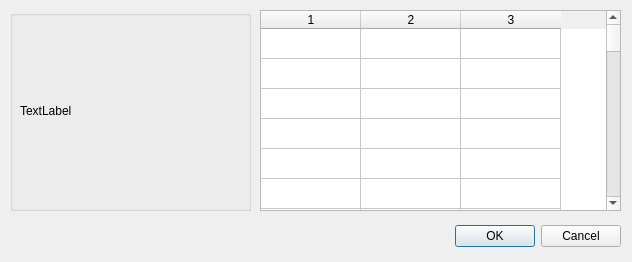
<?xml version="1.0" encoding="UTF-8"?>
<ui version="4.0">
 <class>Dialog</class>
 <widget class="QDialog" name="Dialog">
  <property name="geometry">
   <rect>
    <x>0</x>
    <y>0</y>
    <width>632</width>
    <height>262</height>
   </rect>
  </property>
  <property name="windowTitle">
   <string>Dialog</string>
  </property>
  <widget class="QDialogButtonBox" name="buttonBox">
   <property name="geometry">
    <rect>
     <x>280</x>
     <y>220</y>
     <width>341</width>
     <height>32</height>
    </rect>
   </property>
   <property name="orientation">
    <enum>Qt::Horizontal</enum>
   </property>
   <property name="standardButtons">
    <set>QDialogButtonBox::Cancel|QDialogButtonBox::Ok</set>
   </property>
  </widget>
  <widget class="QTableWidget" name="tableWidget">
   <property name="geometry">
    <rect>
     <x>260</x>
     <y>10</y>
     <width>361</width>
     <height>201</height>
    </rect>
   </property>
   <property name="rowCount">
    <number>999</number>
   </property>
   <property name="columnCount">
    <number>3</number>
   </property>
   <attribute name="horizontalHeaderVisible">
    <bool>true</bool>
   </attribute>
   <attribute name="horizontalHeaderHighlightSections">
    <bool>true</bool>
   </attribute>
   <attribute name="verticalHeaderVisible">
    <bool>false</bool>
   </attribute>
   <row/>
   <row/>
   <row/>
   <row/>
   <row/>
   <row/>
   <row/>
   <row/>
   <row/>
   <row/>
   <row/>
   <row/>
   <row/>
   <row/>
   <row/>
   <row/>
   <row/>
   <row/>
   <row/>
   <row/>
   <row/>
   <row/>
   <row/>
   <row/>
   <row/>
   <row/>
   <row/>
   <row/>
   <row/>
   <row/>
   <row/>
   <row/>
   <row/>
   <row/>
   <row/>
   <row/>
   <row/>
   <row/>
   <row/>
   <row/>
   <row/>
   <row/>
   <row/>
   <row/>
   <row/>
   <row/>
   <row/>
   <row/>
   <row/>
   <row/>
   <row/>
   <row/>
   <row/>
   <row/>
   <row/>
   <row/>
   <row/>
   <row/>
   <row/>
   <row/>
   <row/>
   <row/>
   <row/>
   <row/>
   <row/>
   <row/>
   <row/>
   <row/>
   <row/>
   <row/>
   <row/>
   <row/>
   <row/>
   <row/>
   <row/>
   <row/>
   <row/>
   <row/>
   <row/>
   <row/>
   <row/>
   <row/>
   <row/>
   <row/>
   <row/>
   <row/>
   <row/>
   <row/>
   <row/>
   <row/>
   <row/>
   <row/>
   <row/>
   <row/>
   <row/>
   <row/>
   <row/>
   <row/>
   <row/>
   <row/>
   <row/>
   <row/>
   <row/>
   <row/>
   <row/>
   <row/>
   <row/>
   <row/>
   <row/>
   <row/>
   <row/>
   <row/>
   <row/>
   <row/>
   <row/>
   <row/>
   <row/>
   <row/>
   <row/>
   <row/>
   <row/>
   <row/>
   <row/>
   <row/>
   <row/>
   <row/>
   <row/>
   <row/>
   <row/>
   <row/>
   <row/>
   <row/>
   <row/>
   <row/>
   <row/>
   <row/>
   <row/>
   <row/>
   <row/>
   <row/>
   <row/>
   <row/>
   <row/>
   <row/>
   <row/>
   <row/>
   <row/>
   <row/>
   <row/>
   <row/>
   <row/>
   <row/>
   <row/>
   <row/>
   <row/>
   <row/>
   <row/>
   <row/>
   <row/>
   <row/>
   <row/>
   <row/>
   <row/>
   <row/>
   <row/>
   <row/>
   <row/>
   <row/>
   <row/>
   <row/>
   <row/>
   <row/>
   <row/>
   <row/>
   <row/>
   <row/>
   <row/>
   <row/>
   <row/>
   <row/>
   <row/>
   <row/>
   <row/>
   <row/>
   <row/>
   <row/>
   <row/>
   <row/>
   <row/>
   <row/>
   <row/>
   <row/>
   <row/>
   <row/>
   <row/>
   <row/>
   <row/>
   <row/>
   <row/>
   <row/>
   <row/>
   <row/>
   <row/>
   <row/>
   <row/>
   <row/>
   <row/>
   <row/>
   <row/>
   <row/>
   <row/>
   <row/>
   <row/>
   <row/>
   <row/>
   <row/>
   <row/>
   <row/>
   <row/>
   <row/>
   <row/>
   <row/>
   <row/>
   <row/>
   <row/>
   <row/>
   <row/>
   <row/>
   <row/>
   <row/>
   <row/>
   <row/>
   <row/>
   <row/>
   <row/>
   <row/>
   <row/>
   <row/>
   <row/>
   <row/>
   <row/>
   <row/>
   <row/>
   <row/>
   <row/>
   <row/>
   <row/>
   <row/>
   <row/>
   <row/>
   <row/>
   <row/>
   <row/>
   <row/>
   <row/>
   <row/>
   <row/>
   <row/>
   <row/>
   <row/>
   <row/>
   <row/>
   <row/>
   <row/>
   <row/>
   <row/>
   <row/>
   <row/>
   <row/>
   <row/>
   <row/>
   <row/>
   <row/>
   <row/>
   <row/>
   <row/>
   <row/>
   <row/>
   <row/>
   <row/>
   <row/>
   <row/>
   <row/>
   <row/>
   <row/>
   <row/>
   <row/>
   <row/>
   <row/>
   <row/>
   <row/>
   <row/>
   <row/>
   <row/>
   <row/>
   <row/>
   <row/>
   <row/>
   <row/>
   <row/>
   <row/>
   <row/>
   <row/>
   <row/>
   <row/>
   <row/>
   <row/>
   <row/>
   <row/>
   <row/>
   <row/>
   <row/>
   <row/>
   <row/>
   <row/>
   <row/>
   <row/>
   <row/>
   <row/>
   <row/>
   <row/>
   <row/>
   <row/>
   <row/>
   <row/>
   <row/>
   <row/>
   <row/>
   <row/>
   <row/>
   <row/>
   <row/>
   <row/>
   <row/>
   <row/>
   <row/>
   <row/>
   <row/>
   <row/>
   <row/>
   <row/>
   <row/>
   <row/>
   <row/>
   <row/>
   <row/>
   <row/>
   <row/>
   <row/>
   <row/>
   <row/>
   <row/>
   <row/>
   <row/>
   <row/>
   <row/>
   <row/>
   <row/>
   <row/>
   <row/>
   <row/>
   <row/>
   <row/>
   <row/>
   <row/>
   <row/>
   <row/>
   <row/>
   <row/>
   <row/>
   <row/>
   <row/>
   <row/>
   <row/>
   <row/>
   <row/>
   <row/>
   <row/>
   <row/>
   <row/>
   <row/>
   <row/>
   <row/>
   <row/>
   <row/>
   <row/>
   <row/>
   <row/>
   <row/>
   <row/>
   <row/>
   <row/>
   <row/>
   <row/>
   <row/>
   <row/>
   <row/>
   <row/>
   <row/>
   <row/>
   <row/>
   <row/>
   <row/>
   <row/>
   <row/>
   <row/>
   <row/>
   <row/>
   <row/>
   <row/>
   <row/>
   <row/>
   <row/>
   <row/>
   <row/>
   <row/>
   <row/>
   <row/>
   <row/>
   <row/>
   <row/>
   <row/>
   <row/>
   <row/>
   <row/>
   <row/>
   <row/>
   <row/>
   <row/>
   <row/>
   <row/>
   <row/>
   <row/>
   <row/>
   <row/>
   <row/>
   <row/>
   <row/>
   <row/>
   <row/>
   <row/>
   <row/>
   <row/>
   <row/>
   <row/>
   <row/>
   <row/>
   <row/>
   <row/>
   <row/>
   <row/>
   <row/>
   <row/>
   <row/>
   <row/>
   <row/>
   <row/>
   <row/>
   <row/>
   <row/>
   <row/>
   <row/>
   <row/>
   <row/>
   <row/>
   <row/>
   <row/>
   <row/>
   <row/>
   <row/>
   <row/>
   <row/>
   <row/>
   <row/>
   <row/>
   <row/>
   <row/>
   <row/>
   <row/>
   <row/>
   <row/>
   <row/>
   <row/>
   <row/>
   <row/>
   <row/>
   <row/>
   <row/>
   <row/>
   <row/>
   <row/>
   <row/>
   <row/>
   <row/>
   <row/>
   <row/>
   <row/>
   <row/>
   <row/>
   <row/>
   <row/>
   <row/>
   <row/>
   <row/>
   <row/>
   <row/>
   <row/>
   <row/>
   <row/>
   <row/>
   <row/>
   <row/>
   <row/>
   <row/>
   <row/>
   <row/>
   <row/>
   <row/>
   <row/>
   <row/>
   <row/>
   <row/>
   <row/>
   <row/>
   <row/>
   <row/>
   <row/>
   <row/>
   <row/>
   <row/>
   <row/>
   <row/>
   <row/>
   <row/>
   <row/>
   <row/>
   <row/>
   <row/>
   <row/>
   <row/>
   <row/>
   <row/>
   <row/>
   <row/>
   <row/>
   <row/>
   <row/>
   <row/>
   <row/>
   <row/>
   <row/>
   <row/>
   <row/>
   <row/>
   <row/>
   <row/>
   <row/>
   <row/>
   <row/>
   <row/>
   <row/>
   <row/>
   <row/>
   <row/>
   <row/>
   <row/>
   <row/>
   <row/>
   <row/>
   <row/>
   <row/>
   <row/>
   <row/>
   <row/>
   <row/>
   <row/>
   <row/>
   <row/>
   <row/>
   <row/>
   <row/>
   <row/>
   <row/>
   <row/>
   <row/>
   <row/>
   <row/>
   <row/>
   <row/>
   <row/>
   <row/>
   <row/>
   <row/>
   <row/>
   <row/>
   <row/>
   <row/>
   <row/>
   <row/>
   <row/>
   <row/>
   <row/>
   <row/>
   <row/>
   <row/>
   <row/>
   <row/>
   <row/>
   <row/>
   <row/>
   <row/>
   <row/>
   <row/>
   <row/>
   <row/>
   <row/>
   <row/>
   <row/>
   <row/>
   <row/>
   <row/>
   <row/>
   <row/>
   <row/>
   <row/>
   <row/>
   <row/>
   <row/>
   <row/>
   <row/>
   <row/>
   <row/>
   <row/>
   <row/>
   <row/>
   <row/>
   <row/>
   <row/>
   <row/>
   <row/>
   <row/>
   <row/>
   <row/>
   <row/>
   <row/>
   <row/>
   <row/>
   <row/>
   <row/>
   <row/>
   <row/>
   <row/>
   <row/>
   <row/>
   <row/>
   <row/>
   <row/>
   <row/>
   <row/>
   <row/>
   <row/>
   <row/>
   <row/>
   <row/>
   <row/>
   <row/>
   <row/>
   <row/>
   <row/>
   <row/>
   <row/>
   <row/>
   <row/>
   <row/>
   <row/>
   <row/>
   <row/>
   <row/>
   <row/>
   <row/>
   <row/>
   <row/>
   <row/>
   <row/>
   <row/>
   <row/>
   <row/>
   <row/>
   <row/>
   <row/>
   <row/>
   <row/>
   <row/>
   <row/>
   <row/>
   <row/>
   <row/>
   <row/>
   <row/>
   <row/>
   <row/>
   <row/>
   <row/>
   <row/>
   <row/>
   <row/>
   <row/>
   <row/>
   <row/>
   <row/>
   <row/>
   <row/>
   <row/>
   <row/>
   <row/>
   <row/>
   <row/>
   <row/>
   <row/>
   <row/>
   <row/>
   <row/>
   <row/>
   <row/>
   <row/>
   <row/>
   <row/>
   <row/>
   <row/>
   <row/>
   <row/>
   <row/>
   <row/>
   <row/>
   <row/>
   <row/>
   <row/>
   <row/>
   <row/>
   <row/>
   <row/>
   <row/>
   <row/>
   <row/>
   <row/>
   <row/>
   <row/>
   <row/>
   <row/>
   <row/>
   <row/>
   <row/>
   <row/>
   <row/>
   <row/>
   <row/>
   <row/>
   <row/>
   <row/>
   <row/>
   <row/>
   <row/>
   <row/>
   <row/>
   <row/>
   <row/>
   <row/>
   <row/>
   <row/>
   <row/>
   <row/>
   <row/>
   <row/>
   <row/>
   <row/>
   <row/>
   <row/>
   <row/>
   <row/>
   <row/>
   <row/>
   <row/>
   <row/>
   <row/>
   <row/>
   <row/>
   <row/>
   <row/>
   <row/>
   <row/>
   <row/>
   <row/>
   <row/>
   <row/>
   <row/>
   <row/>
   <row/>
   <row/>
   <row/>
   <row/>
   <row/>
   <row/>
   <row/>
   <row/>
   <row/>
   <row/>
   <row/>
   <row/>
   <row/>
   <row/>
   <row/>
   <row/>
   <row/>
   <row/>
   <row/>
   <row/>
   <row/>
   <row/>
   <row/>
   <row/>
   <row/>
   <row/>
   <row/>
   <row/>
   <row/>
   <row/>
   <row/>
   <row/>
   <row/>
   <row/>
   <row/>
   <row/>
   <row/>
   <row/>
   <row/>
   <row/>
   <row/>
   <row/>
   <row/>
   <row/>
   <row/>
   <row/>
   <row/>
   <row/>
   <row/>
   <row/>
   <row/>
   <row/>
   <row/>
   <row/>
   <row/>
   <row/>
   <row/>
   <row/>
   <row/>
   <row/>
   <row/>
   <row/>
   <row/>
   <row/>
   <row/>
   <row/>
   <row/>
   <row/>
   <row/>
   <row/>
   <row/>
   <row/>
   <row/>
   <row/>
   <row/>
   <row/>
   <row/>
   <row/>
   <row/>
   <row/>
   <row/>
   <row/>
   <row/>
   <row/>
   <row/>
   <row/>
   <row/>
   <row/>
   <row/>
   <row/>
   <row/>
   <row/>
   <row/>
   <row/>
   <row/>
   <row/>
   <row/>
   <row/>
   <row/>
   <row/>
   <row/>
   <row/>
   <row/>
   <row/>
   <row/>
   <row/>
   <row/>
   <row/>
   <row/>
   <row/>
   <row/>
   <row/>
   <row/>
   <row/>
   <row/>
   <row/>
   <row/>
   <row/>
   <row/>
   <row/>
   <row/>
   <row/>
   <row/>
   <row/>
   <row/>
   <row/>
   <row/>
   <row/>
   <row/>
   <row/>
   <row/>
   <row/>
   <row/>
   <row/>
   <row/>
   <row/>
   <row/>
   <row/>
   <row/>
   <row/>
   <row/>
   <row/>
   <row/>
   <row/>
   <row/>
   <row/>
   <row/>
   <row/>
   <row/>
   <row/>
   <row/>
   <row/>
   <row/>
   <row/>
   <row/>
   <row/>
   <row/>
   <row/>
   <row/>
   <row/>
   <row/>
   <row/>
   <row/>
   <row/>
   <row/>
   <row/>
   <row/>
   <row/>
   <row/>
   <row/>
   <row/>
   <row/>
   <row/>
   <row/>
   <row/>
   <row/>
   <row/>
   <row/>
   <row/>
   <row/>
   <row/>
   <row/>
   <row/>
   <row/>
   <row/>
   <row/>
   <row/>
   <row/>
   <row/>
   <row/>
   <row/>
   <row/>
   <row/>
   <row/>
   <row/>
   <row/>
   <row/>
   <row/>
   <row/>
   <row/>
   <row/>
   <row/>
   <row/>
   <column/>
   <column/>
   <column/>
  </widget>
  <widget class="QGroupBox" name="groupBox">
   <property name="geometry">
    <rect>
     <x>10</x>
     <y>10</y>
     <width>241</width>
     <height>201</height>
    </rect>
   </property>
   <property name="title">
    <string/>
   </property>
   <widget class="QLabel" name="label">
    <property name="geometry">
     <rect>
      <x>10</x>
      <y>10</y>
      <width>221</width>
      <height>181</height>
     </rect>
    </property>
    <property name="text">
     <string>TextLabel</string>
    </property>
   </widget>
  </widget>
 </widget>
 <resources/>
 <connections>
  <connection>
   <sender>buttonBox</sender>
   <signal>accepted()</signal>
   <receiver>Dialog</receiver>
   <slot>accept()</slot>
   <hints>
    <hint type="sourcelabel">
     <x>248</x>
     <y>254</y>
    </hint>
    <hint type="destinationlabel">
     <x>157</x>
     <y>274</y>
    </hint>
   </hints>
  </connection>
  <connection>
   <sender>buttonBox</sender>
   <signal>rejected()</signal>
   <receiver>Dialog</receiver>
   <slot>reject()</slot>
   <hints>
    <hint type="sourcelabel">
     <x>316</x>
     <y>260</y>
    </hint>
    <hint type="destinationlabel">
     <x>286</x>
     <y>274</y>
    </hint>
   </hints>
  </connection>
 </connections>
</ui>
